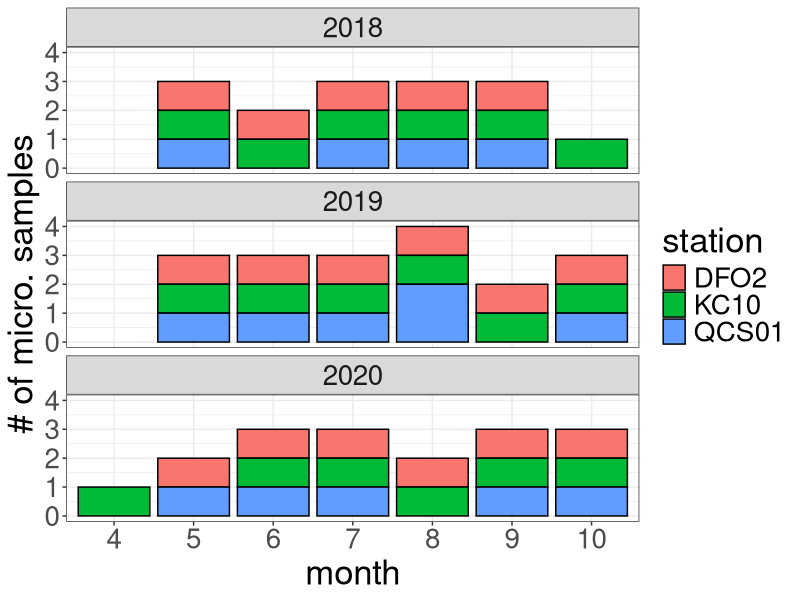
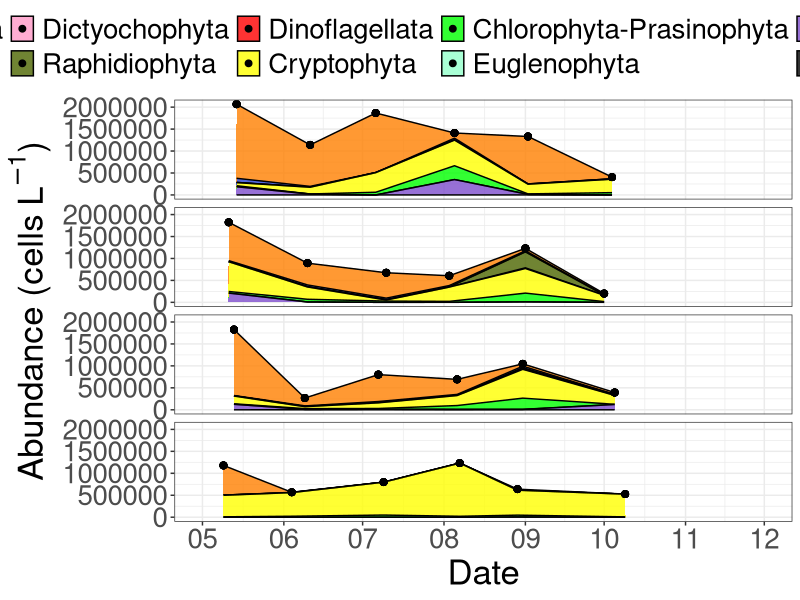
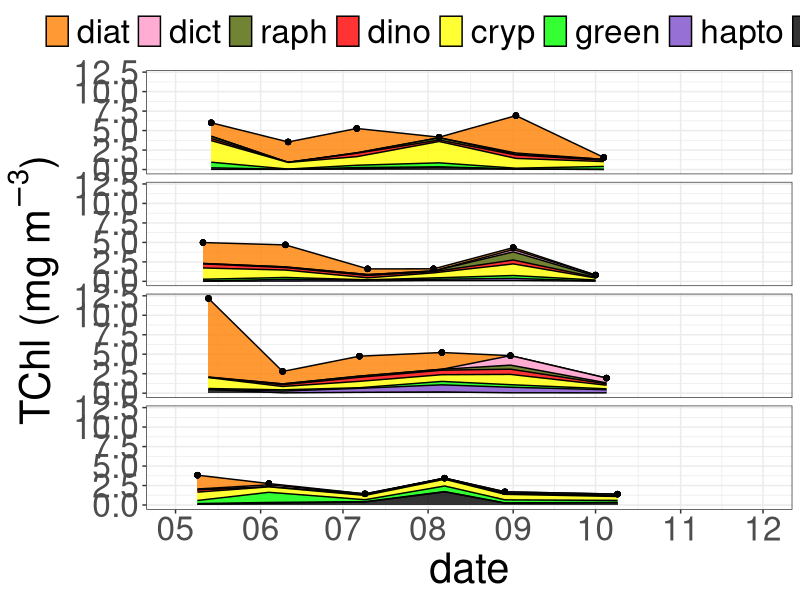
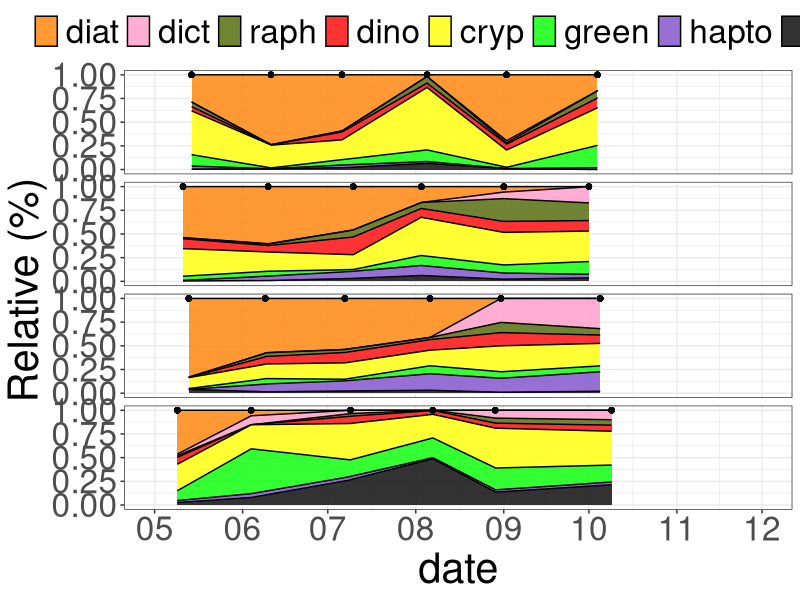
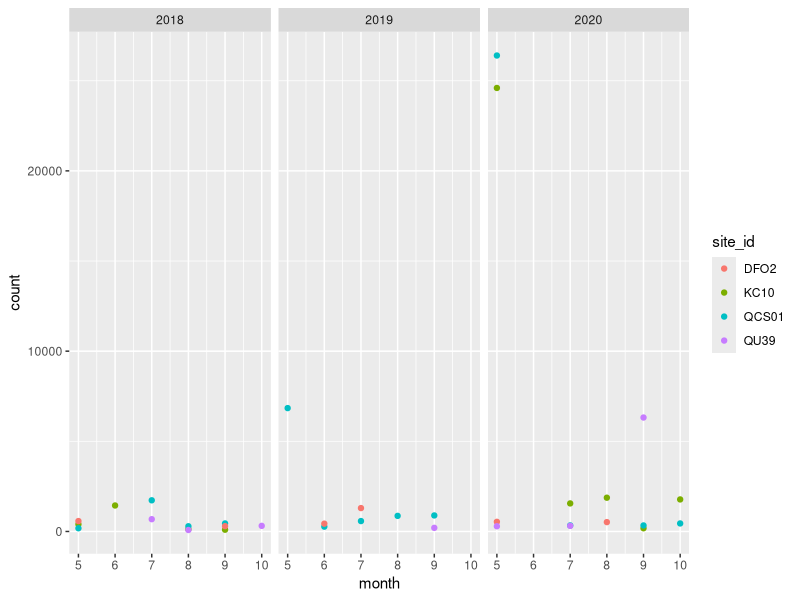
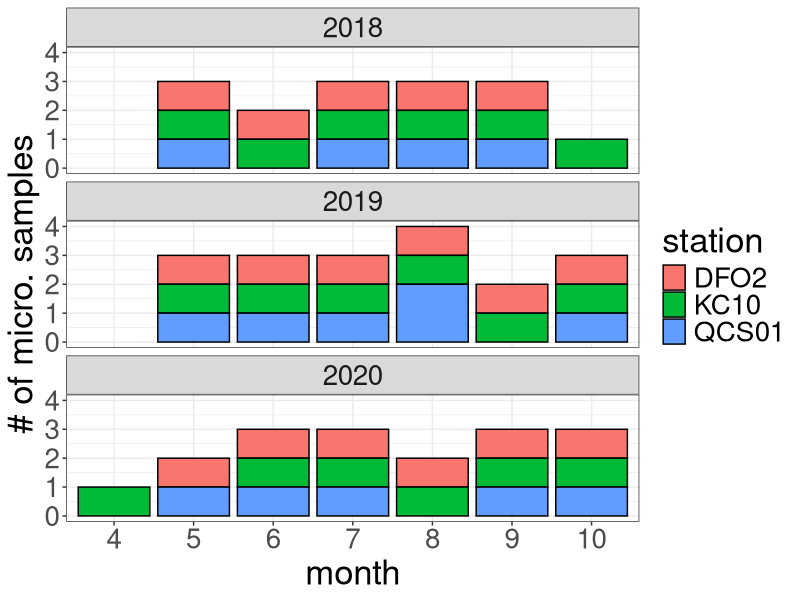
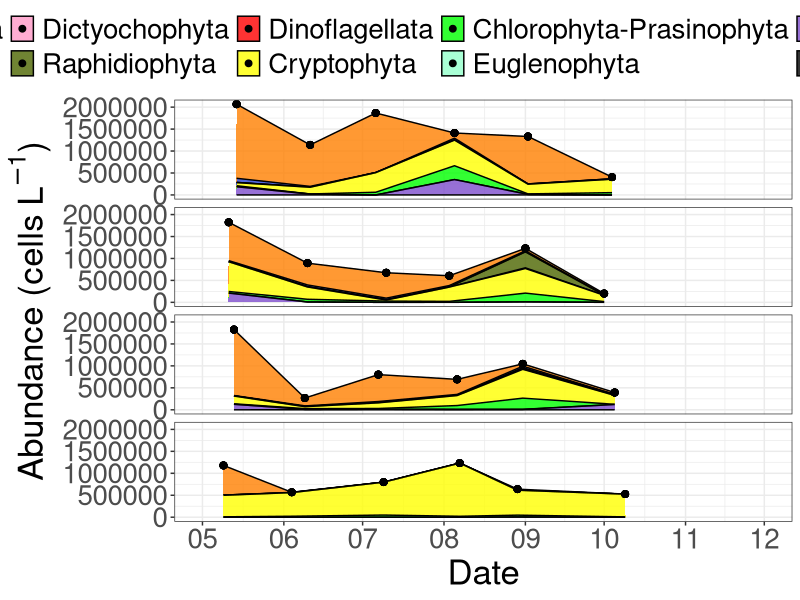
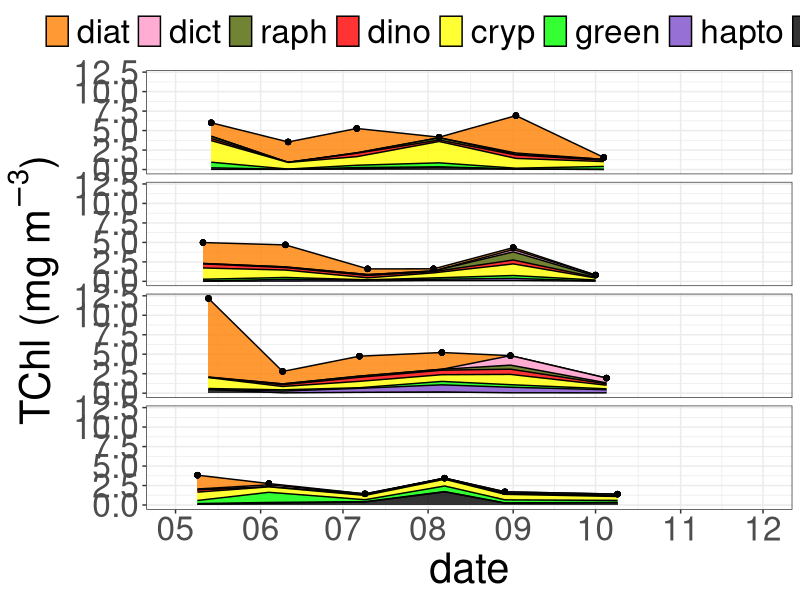

Source code (R) for these figures, in order:
## ---- chunk 1
#Load packages
library(tidyverse)
library(patchwork)
library(here)
library(readr)
library(readxl)
## ---- chunk 2

#Upload fully formatted microscopy data

micro <- read_csv(here("outputs", "micro_master_2021-10-18.csv"))



## ---- chunk 3
#Upload chemtax data

#Upload data
#Uploading chemtax data
chem <- read_csv(here("outputs", "chemtax_master_2021-11-04.csv")) 


## ---- chunk 4
#Selecting autotrophic groups from class level specifications above. Too coarse for dinos.


#Can't figure out how to make this work with multiple stations. Trying each separately and binding
micro_sum_dfo2 <- micro %>%
  filter(trophicStatus == "auto" &
          site_id == "DFO2") %>% 
  complete(date, group) %>% # make each day have all species, even if not observed (for joining)
  group_by(date, group) %>% 
  summarise(sum = sum(count)) %>% #sum counts for each grouping/class
  ungroup() %>% 
  arrange(date, group) %>% 
  mutate(sum = replace_na(sum, 0),
         site_id = "DFO2") #replace NAs, created by complete, with 0s

micro_sum_kc10 <- micro %>%
  filter(trophicStatus == "auto" &
          site_id == "KC10") %>% 
  complete(date, group) %>% # make each day have all species, even if not observed (for joining)
  group_by(date, group) %>% 
  summarise(sum = sum(count)) %>% #sum counts for each grouping/class
  ungroup() %>% 
  arrange(date, group) %>% 
  mutate(sum = replace_na(sum, 0),
         site_id = "KC10") #replace NAs, created by complete, with 0s

micro_sum_qcs01 <- micro %>%
  filter(trophicStatus == "auto" &
          site_id == "QCS01") %>% 
  complete(date, group) %>% # make each day have all species, even if not observed (for joining)
  group_by(date, group) %>% 
  summarise(sum = sum(count)) %>% #sum counts for each grouping/class
  ungroup() %>% 
  arrange(date, group) %>% 
  mutate(sum = replace_na(sum, 0),
         site_id = "QCS01") #replace NAs, created by complete, with 0s

micro_sum_qu39 <- micro %>%
  filter(trophicStatus == "auto" &
          site_id == "QU39") %>% 
  complete(date, group) %>% # make each day have all species, even if not observed (for joining)
  group_by(date, group) %>% 
  summarise(sum = sum(count)) %>% #sum counts for each grouping/class
  ungroup() %>% 
  arrange(date, group) %>% 
  mutate(sum = replace_na(sum, 0),
         site_id = "QU39") #replace NAs, created by complete, with 0s

micro_sum <- rbind(micro_sum_dfo2, micro_sum_kc10, micro_sum_qcs01, micro_sum_qu39)
## ---- chunk 5
#Set order or groups for plotting

micro_sum$group <- factor(micro_sum$group,
                         levels = c("Bacillariophyta", #Y
                                    "Chrysophyta", #Y
                                    "Dictyochophyta", #Y
                                    "Raphidiophyta", #Y
                                    "Dinoflagellata", #Y
                                    "Cryptophyta",#Y
                                    "Chlorophyta-Prasinophyta", #Y 
                                    "Euglenophyta", #Y
                                    "Prymnesiophyta-Haptophyta", #Y 
                                    "Cyanobacteria", #Y
                                    "Unknown_Chlorophyta?", #Y
                                    "Unknown_Dinophyceae?", #Y
                                    "Unknown_flagellate" #Y
                                    ))
## ---- chunk 6
#Setting colour pallete for microscopy data - roughly comparable to chemtax data
color_palette_micro <- c("#ff8000", #Diatoms 
                   "#2642D5", #Chrysophytes
                   "#ff99c7", #Dicto (same color as chryso as same pig. group)
                   "#4d6600", #Raph
                   "#ff0000", #Dino
                   "#ffff00", #Crypto
                   "#00ff00", #Chloro (chloro and eugleno same colour, same pig. group)
                   "#93FFCA", #Eugleno
                   "#7d4dcc", #Hapto
                   "#000000"  #Cyano
                   )

#Set month labels for plot
month_labels_5 <- rep(c('J','F','M','A','M','J','J','A','S','O','N','D'), 5)

month_labels <- c('J','F','M','A','M','J','J','A','S','O','N','D')
## ---- chunk 7
#Plotting when we have data available for microscopy at Calvert
micro %>%  
  filter(!site_id == "QU39" & date > "2018-01-01" & date < "2021-01-01") %>%  
  distinct(date, site_id) %>% 
  mutate(year = lubridate::year(date),
         month = lubridate::month(date)) %>% 
  group_by(year, month, site_id) %>% 
  summarise(n = n()) %>% 
  ggplot(aes(x = as.factor(month), y = n, fill = site_id)) + 
  geom_bar(stat = "identity", color = "black") +
  facet_wrap(~ year, ncol = 1) +
  theme_bw() +
  labs(y = "# of micro. samples",
       x = "month",
       fill = "station") +
  theme(text = element_text(size = 25))

ggsave(here("figures_new", "sample_number.png"),
       width = 17, height = 15, dpi = 300)
## ---- chunk 8
#Microscopy 2019 timeseries - need to downscale QU39

startTime <- as.Date("2019-05-01")
endTime <- as.Date("2019-12-01")
startEnd <- c(startTime, endTime)

micro_sum %>% 
  filter(date > "2019-05-01" & date < "2019-12-01" &
         !group == "Unknown_Chlorophyta?" &
         !group == "Unknown_Dinophyceae?" &
         !group == "Unknown_flagellate") %>%
  group_by(date, site_id) %>% 
  mutate(sum_all = sum(sum, na.rm = TRUE)) %>% 
  ggplot(aes(x = date, y = sum, group = group, fill = group)) +
  geom_area(position = "stack", alpha = 0.8, size = 0.5, colour = "black") +
  geom_point(aes(x = date, y = sum_all), size = 2) +
  scale_fill_manual(values = color_palette_micro) +
  scale_x_date(limits = startEnd,
               breaks = scales::date_breaks("1 month"),
               labels = scales::date_format("%m")) +
  facet_wrap(~ site_id, ncol = 1) +
  theme_bw() +
  theme(legend.position = "top",
        legend.direction = "horizontal",
        legend.title = element_blank(),
        text = element_text(size = 11),
        strip.background = element_blank(),
        strip.text = element_blank()) + 
  labs(x = "Date",
           y = bquote("Abundance (cells" ~ L^-1*")")) +
  theme(text = element_text(size = 25)) 

ggsave(here("figures_new", "calvert_qu39_micro_2019-ts.png"),
       width = 17, height = 15, dpi = 300)

## ---- chunk 9
#Making Tidy
#Chemtax
chem_tidy <- chem %>% 
  pivot_longer(c(cyan, hapto, green, cryp, dino, dict, raph, diat),
                 names_to = "phyto_group", values_to = "TChla") %>% 
  group_by(date, site_id, phyto_group) %>% 
  summarize(TChla_mean = mean(TChla)) %>% 
  ungroup() %>% 
  group_by(date, site_id) %>% 
  mutate(TChla_sum = sum(TChla_mean)) %>% 
  ungroup()

## ---- chunk 10

#Order phytoplankton groups roughly from smallest to largest - create order list
order_chem <- c("cyan", "hapto", "green", "cryp",
                   "dino", "raph", "dict", "diat")

#Chemtax - Specify order of phyto groups for figures
chem_tidy <- arrange(mutate(chem_tidy,
                                phyto_group = factor(phyto_group,
                                levels = order_chem)))

chem_tidy <- chem_tidy %>% 
  arrange(date, phyto_group)

## ---- chunk 11

#Set Color palette for plotting. Currently based on QU39 manuscript. Brewer has some good ones for R style.
palette_chem <- c("#ff8000", #1 - Diatoms (orange)
                  "#ff99c7", #2 - Dictyochophytes (pink)
                  "#4d6600", #3 - Raphidophytes (dark green)
                  "#ff0000", #4 - Dinoflagellates (Red)
                  "#ffff00", #5 - Cryptophytes (yellow)
                  "#00ff00", #6 - Chlorophyta (light green)
                  "#7d4dcc", #7 - Haptophytes (purple)
                  "#000000") #8 - Cyanobacteria (black)

#Set month labels for plot
month_labels <- c('J','F','M','A','M','J','J','A','S','O','N','D')
## ---- chunk 12
#Plot chemtax data by station - biomass
chem_tidy %>%
  ggplot() +
  geom_area(aes(date, TChla_mean, fill = fct_rev(phyto_group)),
    alpha = 0.8, size = 0.5, colour = "black") +
  geom_point(aes(date, TChla_sum)) +
  facet_wrap(~ site_id, nrow = 4) +
  scale_fill_manual(values = palette_chem) +
  theme_bw() +
  labs(y = bquote("TChl (mg" ~ m^-3*")"),
       fill = "Group") +
  scale_x_date(limits = startEnd,
               breaks = scales::date_breaks("1 month"),
               labels = scales::date_format("%m")) +
  theme(legend.position = "top",
        legend.direction = "horizontal",
        legend.title = element_blank(),
        text = element_text(size = 30)) +
  theme(strip.background = element_blank(),
        strip.text.x = element_blank(),
        text = element_text(size = 30)) +
        # plot.margin = margin(0, 50, 0, 0)) +
  guides(fill = guide_legend(nrow = 1))
  
ggsave(here("figures_new", "calvert_qu39_chem_2019-ts.png"),
       width=16, height=14, dpi=300)
## ---- chunk 13
#Plot chemtax data by station - relative
chem_tidy %>%
  ggplot() +
  geom_area(aes(date, TChla_mean, fill = fct_rev(phyto_group)),
    position = "fill", alpha = 0.8, size = 0.5, colour = "black") +
  geom_point(aes(date, 1)) +
  facet_wrap(~ site_id, nrow = 4) +
  scale_fill_manual(values = palette_chem) +
  theme_bw() +
  labs(y = bquote("Relative (%)"),
       fill = "Group") +
  scale_x_date(limits = startEnd,
               breaks = scales::date_breaks("1 month"),
               labels = scales::date_format("%m")) +
  theme(legend.position = "top",
        legend.direction = "horizontal",
        legend.title = element_blank(),
        text = element_text(size = 30)) +
  theme(strip.background = element_blank(),
        strip.text.x = element_blank(),
        text = element_text(size = 30)) +
        # plot.margin = margin(0, 50, 0, 0)) +
  guides(fill = guide_legend(nrow = 1))
  
ggsave(here("figures", "calvert_qu39_chem_relative_2019-ts.png"),
       width=16, height=14, dpi=300)
## ---- chunk 14
#Trying to plot Relative in a different way - CHEMTAX
chem_qu39_ds <- chem_tidy %>%
  filter(site_id == "QU39")

chem_qu39_ds <- chem_qu39_ds %>%
  filter(date == "2019-05-09" |
         date == "2019-06-04" |
         date == "2019-07-09" |
         date == "2019-08-07" |
         date == "2019-08-29" |
         date == "2019-10-09" |
         #date == "2019-11-26" | #removing this for multi-year analysis
         date == "2020-04-29" | #Different month, but very close temporally
         date == "2020-06-04" |
         date == "2020-07-09" | # Also 06-30 - Tricky
         date == "2020-08-04" | # Also 08-13 
         date == "2020-09-01" |
         date == "2020-10-08")

chem_ds <- chem_tidy %>%
  filter(!site_id == "QU39")

chem_ds <- rbind(chem_ds, chem_qu39_ds)

# chem_ds <- chem_ds %>% 
#   filter(date > "2019-05-01" & date < "2019-12-01") %>% 
#   arrange(date)

chem_ds <- chem_ds %>%  
  mutate(month = lubridate::month(date),
         month = case_when(date == "2019-08-29" ~ 9,
                           date == "2019-08-31" ~ 9,
                           date == "2020-04-29" ~ 5,
                           date == "2020-04-30" ~ 5,
                             TRUE ~ as.numeric (month)))
    
## ---- chunk 15
micro_qu39_ds <- micro_sum %>%
  filter(site_id == "QU39")

micro_qu39_ds_distinct <- micro_qu39_ds %>%
  mutate(month = lubridate::month(date)) %>% 
  filter(date > "2018-01-01" & date < "2021-01-01" & month > 3 & month < 11) %>%
  distinct(date, site_id)

#Trying to plot Relative in a different way - CHEMTAX
micro_qu39_ds <- micro_qu39_ds %>%
  filter(date == "2018-05-29" | #could also be 05-22
         date == "2018-06-26" |
         date == "2018-07-23" | # Could also be 07-16
         date == "2018-08-21" | # 08-14, 08-28
         date == "2018-09-13" |   
         date == "2018-10-24" |
         date == "2019-05-09" |
         date == "2019-06-04" |
         date == "2019-07-09" |
         date == "2019-08-07" |
         date == "2019-08-29" |
         date == "2019-10-09" |
         #date == "2019-11-26" | #removing this for multi-year analysis
         date == "2020-04-29" | #Different month, but very close temporally
         date == "2020-06-04" |
         date == "2020-07-09" | # Also 06-30 - Tricky
         date == "2020-08-04" | # Also 08-13 
         date == "2020-09-01" |
         date == "2020-10-08")

micro_ds <- micro_sum %>%
  filter(!site_id == "QU39")

micro_ds_distinct <- micro_ds %>% 
  mutate(month = lubridate::month(date)) %>% 
  filter(date > "2018-01-01" & date < "2021-01-01" & month > 4 & month < 11) %>%
  distinct(date, site_id) %>% 
  mutate(row_n = row_number())

micro_ds <- rbind(micro_ds, micro_qu39_ds)

# micro_ds <- micro_ds %>% 
#   filter(date > "2019-05-01" & date < "2019-12-01") %>% 
#   arrange(date)

micro_ds <- micro_ds %>%  
  mutate(month = lubridate::month(date),
         month = case_when(date == "2019-08-29" ~ 9,
                           date == "2019-08-31" ~ 9,
                           date == "2020-04-29" ~ 5,
                           date == "2020-04-30" ~ 5,
                             TRUE ~ as.numeric (month)))
## ---- chunk 16
p1 <- micro_ds %>% 
  filter(!group == "Unknown_Chlorophyta?" &
         !group == "Unknown_Dinophyceae?" &
         !group == "Unknown_flagellate" &
           date >= "2018-05-01" & date < "2018-11-01") %>% 
  ggplot(aes(x = site_id, y = sum, fill = group)) +
  geom_bar(position = "stack", stat = "identity", color = "black") +
  ylim(y = c(0, 3500000)) +
  facet_wrap(~ month, nrow = 1) +
  scale_fill_manual(values = color_palette_micro) +
  scale_x_discrete(labels = c("DFO2" = "F", "KC10" = "C", "QCS01" = "S",
                              "QU39" = "E")) +
  # labs(y = bquote("Abundance (cells" ~ L^-1*")")) +
  theme_bw() +
  theme(legend.position = "top",
        legend.direction = "horizontal",
        legend.title = element_blank(),
        axis.title.x = element_blank(),
        axis.text.x = element_blank(),
        axis.title.y = element_blank(),
        text = element_text(size = 30),
        axis.text = element_text(colour = "black"))

p2 <- micro_ds %>% 
  filter(!group == "Unknown_Chlorophyta?" &
         !group == "Unknown_Dinophyceae?" &
         !group == "Unknown_flagellate" &
           date >= "2019-05-01" & date < "2019-11-01") %>% 
  ggplot(aes(x = site_id, y = sum, fill = group)) +
  geom_bar(position = "stack", stat = "identity", color = "black") +
  ylim(y = c(0, 3500000)) +
  facet_wrap(~ month, nrow = 1) +
  scale_fill_manual(values = color_palette_micro) +
  scale_x_discrete(labels = c("DFO2" = "F", "KC10" = "C", "QCS01" = "S",
                              "QU39" = "E")) +
  labs(y = bquote("Abund. (cells" ~ L^-1*")")) +
  theme_bw() +
  theme(strip.background = element_blank(),
        strip.text.x = element_blank(),
        legend.position = "none",
        axis.title.x = element_blank(),
        axis.text.x = element_blank(),
        text = element_text(size = 30),
        axis.text = element_text(colour = "black"))

p3 <- micro_ds %>% 
  filter(!group == "Unknown_Chlorophyta?" &
         !group == "Unknown_Dinophyceae?" &
         !group == "Unknown_flagellate" &
          date > "2020-04-27" & date < "2020-11-01") %>% 
  ggplot(aes(x = site_id, y = sum, fill = group)) +
  geom_bar(position = "stack", stat = "identity", color = "black") +
  ylim(y = c(0, 3500000)) +
  facet_wrap(~ month, nrow = 1) +
  scale_fill_manual(values = color_palette_micro) +
  scale_x_discrete(labels = c("DFO2" = "F", "KC10" = "C", "QCS01" = "S",
                              "QU39" = "E")) +
  # labs(y = bquote("Abundance (cells" ~ L^-1*")")) +
  theme_bw() +
  theme(strip.background = element_blank(),
        strip.text.x = element_blank(),
        legend.position = "none",
        axis.title.x = element_blank(),
        axis.title.y = element_blank(),
        text = element_text(size = 30),
        axis.text = element_text(colour = "black"))

fig <-  p1/p2/p3

ggsave(here("figures_new", "calvert_qu39_2018-2020_micro_box_absolute.png"), fig,
       width = 20, height = 12, dpi = 300)
## ---- chunk 17
# p1 <- micro_ds %>% 
#   filter(!group == "Unknown_Chlorophyta?" &
#          !group == "Unknown_Dinophyceae?" &
#          !group == "Unknown_flagellate" &
#            date >= "2018-01-01" & date < "2021-01-01" & month > 4 & month < 11) %>% 
#   mutate(year = lubridate::year(date),
#          row_n = row_number()) %>% 
#   ggplot(aes(x = site_id, y = sum, fill = group)) +
#   geom_bar(position = "stack", stat = "identity", color = "black") +
#   geom_text(aes(label = row_n, group = site_id),  vjust = -1, data = micro_ds_distinct) +
#   ylim(y = c(0, 3500000)) +
#   facet_grid(year ~ month) +
#   scale_fill_manual(values = color_palette_micro) +
#   scale_x_discrete(labels = c("DFO2" = "F", "KC10" = "C", "QCS01" = "S",
#                               "QU39" = "E")) +
#   # labs(y = bquote("Abundance (cells" ~ L^-1*")")) +
#   theme_bw() +
#   theme(legend.position = "top",
#         legend.direction = "horizontal",
#         legend.title = element_blank(),
#         axis.title.x = element_blank(),
#         axis.text.x = element_blank(),
#         axis.title.y = element_blank(),
#         text = element_text(size = 30),
#         axis.text = element_text(colour = "black"))
# 
# 
# 
# ggsave(here("figures_new", "calvert_qu39_2018-2020_micro_box_absolute_grid.png"),
#        width = 20, height = 12, dpi = 300)
## ---- chunk 18
p1 <- chem_ds %>% 
  filter(date >= "2019-05-01" & date < "2019-11-01") %>% 
  ggplot(aes(x = site_id, y = TChla_mean, fill = fct_rev(phyto_group))) +
  geom_bar(position = "stack", stat = "identity", color = "black") +
  facet_wrap(~ month, nrow = 1) +
  scale_fill_manual(values = palette_chem) +
  scale_x_discrete(labels = c("DFO2" = "F", "KC10" = "C", "QCS01" = "S",
                              "QU39" = "E")) +
  labs(y = bquote("TChl (mg" ~ m^-3*")")) +
  theme_bw() +
  theme(legend.position = "top",
        legend.direction = "horizontal",
        legend.title = element_blank()) +
  theme(axis.title.x = element_blank(),
        text = element_text(size = 30),
        axis.text = element_text(colour = "black")) +
  guides(fill = guide_legend(nrow = 1))

p2 <- chem_ds %>% 
  filter(date > "2020-04-27" & date < "2020-11-01") %>%  
  ggplot(aes(x = site_id, y = TChla_mean, fill = fct_rev(phyto_group))) +
  geom_bar(position = "stack", stat = "identity", color = "black") +
  facet_wrap(~ month, nrow = 1) +
  scale_fill_manual(values = palette_chem) +
  scale_x_discrete(labels = c("DFO2" = "F", "KC10" = "C", "QCS01" = "S",
                              "QU39" = "E")) +
  labs(y = bquote("TChl (mg" ~ m^-3*")")) +
  theme_bw() +
  theme(strip.background = element_blank(),
        strip.text.x = element_blank(),
        legend.position = "none",
        axis.title.x = element_blank(),
        axis.text.x = element_blank(),
        text = element_text(size = 30),
        axis.text = element_text(colour = "black")) +
  guides(fill = guide_legend(nrow = 1))

fig <- p1/p2

ggsave(here("figures_new", "calvert_qu39_2018-2020_chem_box_absolute.png"), fig,
       width = 20, height = 10, dpi = 300)
## ---- chunk 19
p1 <- micro_ds %>% 
  filter(!group == "Unknown_Chlorophyta?" &
         !group == "Unknown_Dinophyceae?" &
         !group == "Unknown_flagellate" &
           date >= "2019-05-01" & date <= "2019-12-01") %>% 
  ggplot(aes(x = site_id, y = sum, fill = group)) +
  geom_bar(position = "stack", stat = "identity") +
  facet_wrap(~ month, nrow = 1) +
  scale_fill_manual(values = color_palette_micro) +
  scale_x_discrete(labels = c("DFO2" = "F", "KC10" = "C", "QCS01" = "S",
                              "QU39" = "E")) +
  labs(y = bquote("Abundance (cells" ~ L^-1*")")) +
  theme_bw() +
  theme(legend.position = "top",
        legend.direction = "horizontal",
        legend.title = element_blank()) +
  theme(axis.title.x = element_blank(),
        text = element_text(size = 30),
        axis.text = element_text(colour = "black"))

p2 <- chem_ds %>% 
  filter(date >= "2019-05-01" & date <= "2019-12-01") %>% 
  ggplot(aes(x = site_id, y = TChla_mean, fill = fct_rev(phyto_group))) +
  geom_bar(position = "stack", stat = "identity") +
  facet_wrap(~ month, nrow = 1) +
  scale_fill_manual(values = palette_chem) +
  scale_x_discrete(labels = c("DFO2" = "F", "KC10" = "C", "QCS01" = "S",
                              "QU39" = "E")) +
  labs(y = bquote("TChl (mg" ~ m^-3*")")) +
  theme_bw() +
  theme(legend.position = "top",
        legend.direction = "horizontal",
        legend.title = element_blank()) +
  theme(axis.title.x = element_blank(),
        text = element_text(size = 30),
        axis.text = element_text(colour = "black")) +
  guides(fill = guide_legend(nrow = 1))

fig <- p1/p2

ggsave(here("figures_new", "calvert_qu39_2019_box_comb_absolute_test.png"), fig,
       width = 20, height = 10, dpi = 300)
## ---- chunk 20
p1 <- micro_ds %>% 
  filter(!group == "Unknown_Chlorophyta?" &
         !group == "Unknown_Dinophyceae?" &
         !group == "Unknown_flagellate" &
           date >= "2019-05-01" & date <= "2019-12-01") %>%
  ggplot(aes(x = site_id, y = sum, fill = group)) +
  geom_bar(position = "fill", stat = "identity") +
  facet_wrap(~ month, nrow = 1) +
  scale_fill_manual(values = color_palette_micro) +
  scale_x_discrete(labels = c("DFO2" = "F", "KC10" = "C", "QCS01" = "S",
                              "QU39" = "E")) +
  labs(y = bquote("Abundance (%)")) +
  theme_bw() +
  theme(legend.position = "top",
        legend.direction = "horizontal",
        legend.title = element_blank()) +
  theme(axis.title.x = element_blank(),
        text = element_text(size = 30),
        axis.text = element_text(colour = "black"))

p2 <- chem_ds %>% 
  filter(date >= "2019-05-01" & date <= "2019-12-01") %>%
  ggplot(aes(x = site_id, y = TChla_mean, fill = fct_rev(phyto_group))) +
  geom_bar(position="fill", stat="identity") +
  facet_wrap(~ month, nrow = 1) +
  scale_fill_manual(values = palette_chem) +
  scale_x_discrete(labels = c("DFO2" = "F", "KC10" = "C", "QCS01" = "S",
                              "QU39" = "E")) +
  labs(y = bquote("TChl (%)")) +
  theme_bw() +
  theme(legend.position = "top",
        legend.direction = "horizontal",
        legend.title = element_blank()) +
  theme(axis.title.x = element_blank(),
        text = element_text(size = 30),
        axis.text = element_text(colour = "black")) +
  guides(fill = guide_legend(nrow = 1))

fig <- p1/p2

ggsave(here("figures_new", "calvert_qu39_2019_box_comb_test.png"), fig,
       width = 20, height = 10, dpi = 300)
## ---- chunk 21
micro_qu39_ds_full <- micro %>%
  filter(site_id == "QU39")

micro_qu39_ds_full_distinct <- micro_qu39_ds_full %>%
  mutate(month = lubridate::month(date)) %>% 
  filter(date > "2018-01-01" & date < "2021-01-01" & month > 3 & month < 11) %>%
  distinct(date, site_id)

#Trying to plot Relative in a different way - CHEMTAX
micro_qu39_ds_full <- micro_qu39_ds_full %>%
  filter(date == "2018-05-29" | #could also be 05-22
         date == "2018-06-26" |
         date == "2018-07-23" | # Could also be 07-16
         date == "2018-08-21" | # 08-14, 08-28
         date == "2018-09-13" |   
         date == "2018-10-24" |
         date == "2019-05-09" |
         date == "2019-06-04" |
         date == "2019-07-09" |
         date == "2019-08-07" |
         date == "2019-08-29" |
         date == "2019-10-09" |
         #date == "2019-11-26" | #removing this for multi-year analysis
         date == "2020-04-29" | #Different month, but very close temporally
         date == "2020-06-04" |
         date == "2020-07-09" | # Also 06-30 - Tricky
         date == "2020-08-04" | # Also 08-13 
         date == "2020-09-01" |
         date == "2020-10-08")

micro_ds_full <- micro %>%
  filter(!site_id == "QU39")

micro_ds_full_distinct <- micro_ds_full %>% 
  mutate(month = lubridate::month(date)) %>% 
  filter(date > "2018-01-01" & date < "2021-01-01" & month > 4 & month < 11) %>%
  distinct(date, site_id) %>% 
  mutate(row_n = row_number())

micro_ds_full <- rbind(micro_ds_full, micro_qu39_ds_full)


micro_ds_full <- micro_ds_full %>%  
  mutate(month = lubridate::month(date),
         month = case_when(date == "2019-08-29" ~ 9,
                           date == "2019-08-31" ~ 9,
                           date == "2020-04-29" ~ 5,
                           date == "2020-04-30" ~ 5,
                             TRUE ~ as.numeric (month)))

micro_ds_full <- micro_ds_full %>% 
  filter(date > "2018-01-01" & date < "2020-12-31" & month > 4 & month < 11)
## ---- chunk 22
micro_ds_full %>% 
  filter(scientificName == "Thalassiosira rotula") %>%
  mutate(year = lubridate::year(date)) %>% 
  ggplot(aes(x = month, y = count, color = site_id)) +
  geom_point() +
  facet_wrap(~year)
